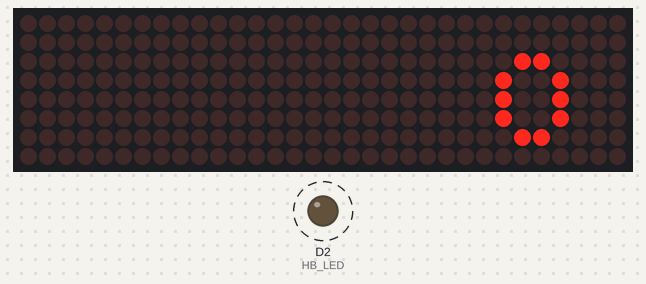
Simulated run of this program. Board: ESP8266 (NodeMCU). On the bench: 32×8 LED matrix, output pins drawn as LEDs (lit = HIGH). Dashed ring = blinking.

Above: at 0.54 s.
At 1.77 s:
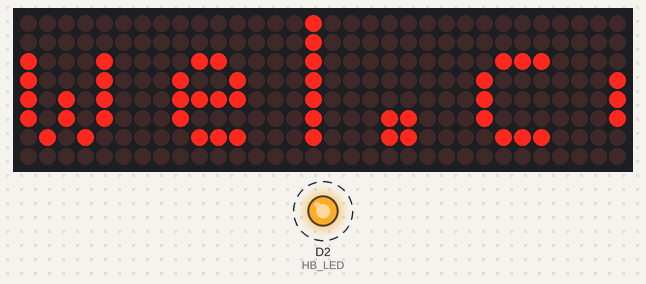
At 2.8 s:
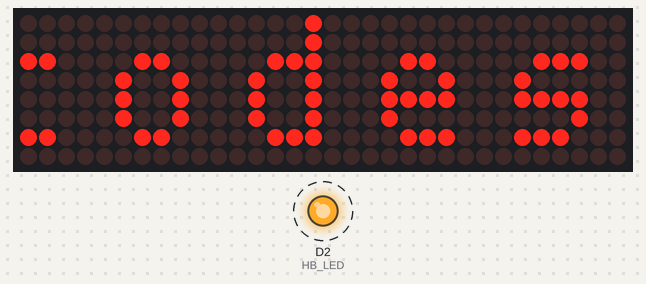
At 39.89 s:
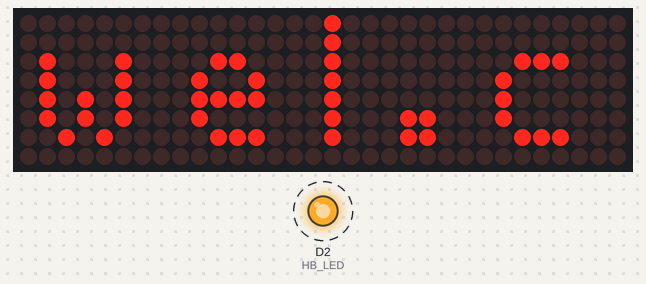
Timing chart, 0 to 40.0 s (numbered marks = the images above):
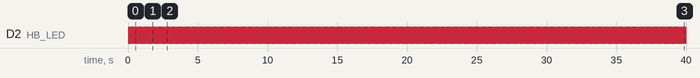

The program:

main.cpp
```cpp
#include <Arduino.h>
#include <ESP8266WiFi.h>
#include <MD_MAX72xx.h>
#include <SPI.h>

#define LED_HEARTBEAT 1

#if LED_HEARTBEAT
  #define HB_LED D2
  #define HB_LED_TIME 50 // in milliseconds
#endif


// Define the number of devices we have in the chain and the hardware interface
#define MAX_DEVICES 4

#define CLK_PIN   D5  // or SCK
#define DATA_PIN  D7  // or MOSI
#define CS_PIN    D8  // or SS

// SPI hardware interface
//MD_MAX72XX mx = MD_MAX72XX(CS_PIN, MAX_DEVICES);

//edit this as per your LED matrix hardware type
#define HARDWARE_TYPE MD_MAX72XX::FC16_HW
//    MD_MAX72XX::PAROLA_HW,    Use the Parola style hardware modules.
//    MD_MAX72XX::GENERIC_HW    Vertical with word wrap
//    MD_MAX72XX::ICSTATION_HW, Use ICStation style hardware module.
//    MD_MAX72XX::FC16_HW       This is our hardware type! Bougght from eBay

MD_MAX72XX mx = MD_MAX72XX(HARDWARE_TYPE, CS_PIN, MAX_DEVICES);

// Arbitrary pins
// MD_MAX72XX mx = MD_MAX72XX(DATA_PIN, CLK_PIN, CS_PIN, MAX_DEVICES);

// Global message buffers shared by Wifi and Scrolling functions
const uint8_t MESG_SIZE = 255;
const uint8_t CHAR_SPACING = 3;
const uint8_t SCROLL_DELAY = 40;

char curMessage[MESG_SIZE];
char newMessage[MESG_SIZE];
bool newMessageAvailable = false;

int prevtime;


bool direction = 0; // 0=shift left, 1=shift right


void scrollDataSink(uint8_t dev, MD_MAX72XX::transformType_t t, uint8_t col)
// Callback function for data that is being scrolled off the display
{
}

// Set the Shift Data In callback function.
// The callback function is called from the library when a transform shift left or shift right operation is executed
// and the library needs to obtain data for the end element of the shift (ie, conceptually this is the new data that is shifted 'into' the display).
uint8_t scrollDataSource(uint8_t dev, MD_MAX72XX::transformType_t t)
// Callback function for data that is required for scrolling into the display
{
  static enum { S_IDLE,
                S_NEXT_CHAR,
                S_SHOW_CHAR,
                S_SHOW_SPACE } state;  // = S_IDLE;
  static char *p;
  static uint16_t curLen, showLen;
  static uint8_t cBuf[8];
  uint8_t colData = 0;

  // finite state machine to control what we do on the callback
  switch (state)
  {
  case S_IDLE: // reset the message pointer and check for new message to load
    p = curMessage;          // reset the pointer to start of message
    if (newMessageAvailable) // there is a new message waiting
    {
      strcpy(curMessage, newMessage); // copy it in
      newMessageAvailable = false;
    }
    state = S_NEXT_CHAR;
    break;

  case S_NEXT_CHAR: // Load the next character from the font table
    if (*p == '\0')
      state = S_IDLE;
    else
    {
      showLen = mx.getChar(*p++, sizeof(cBuf) / sizeof(cBuf[0]), cBuf);   // returns width (in columns) of the character
      curLen = 0;
      state = S_SHOW_CHAR;
    }
    break;

  case S_SHOW_CHAR: // display the next part of the character
    colData = cBuf[curLen++];
    if (curLen < showLen)
      break;

    // set up the inter character spacing
    showLen = (*p != '\0' ? CHAR_SPACING : (MAX_DEVICES * COL_SIZE) / 2);
    curLen = 0;
    state = S_SHOW_SPACE;
    // fall through

  case S_SHOW_SPACE: // display inter-character spacing (blank column)
    curLen++;
    if (curLen == showLen)
      state = S_NEXT_CHAR;
    break;

  default:
    state = S_IDLE;
  }

  return (colData);
}

void scrollText(void)
{
  static uint32_t prevTime = 0;

  // Is it time to scroll the text?
  if (millis() - prevTime >= SCROLL_DELAY)
  {
    // TSL,  ///< Transform Shift Left one pixel element
    // TSR,  ///< Transform Shift Right one pixel element   i.e. MIRROR IMAGE
    // TSU,  ///< Transform Shift Up one pixel element
    // TSD,  ///< Transform Shift Down one pixel element
    // TFLR, ///< Transform Flip Left to Right
    // TFUD, ///< Transform Flip Up to Down
    // TRC,  ///< Transform Rotate Clockwise 90 degrees
    // TINV  ///< Transform INVert (pixels inverted)
    // mx.transform(MD_MAX72XX::TSL); // scroll along - the callback will load all the data

    mx.transform(MD_MAX72XX::TSL); // scroll along - the callback will load all the data
    prevTime = millis();           // starting point for next time
  }
}

// setup callback after shifting left (or doing transforms)
// The callback function takes 2 parameters:
//   the device number requesting the data [0..getDeviceCount()-1]
//   one of the transformation types in transformType_t) that tells the callback function what shift is being performed
// The return value is the data for the column to be shifted into the display.
// uint8_t myCallback(uint8_t dev, MD_MAX72XX::transformType_t t) {
//   // colData = 0b10000000; // MSB=bottom LED; LSB=top LED
//   return colData;
// }


void setup()
{
  #if LED_HEARTBEAT
    pinMode(HB_LED, OUTPUT);
    digitalWrite(HB_LED, LOW);
  #endif

  // Initialize the object.
  // The LED hardware is initialized to the middle intensity value, all rows showing, and all LEDs cleared (off).
  // Test, shutdown and decode modes are off. Display updates are on and wraparound is off.
  mx.begin();

  // Set the Shift Data In callback function.
  // The callback function is called from the library when a transform shift left or shift right operation is executed and
  // the library needs to obtain data for the end element of the shift (ie, conceptually this is the new data that is shifted 'into' the display).
  // The callback function is invoked when
  // WRAPAROUND is not active, as the data would automatically supplied within the library.
  // the call to transform() is global (ie, not for an individual buffer).
  mx.setShiftDataInCallback(scrollDataSource);
  // mx.setShiftDataOutCallback(scrollDataSink);   not needed


  curMessage[0] = newMessage[0] = '\0';

  // Set up message
  // sprintf(curMessage, "Hello World!");
  // char displayString[] = {'o', 'w', 'e','l', '.', 'c', 'o', 'd', 'e', 's', ' ', 3, 2, 1, 3, 4, 5, 6, 16, 17, 18, 19, 20, '\0'};    // '\0' end of string
  char displayString[] = "owel.codes \x01\x02\x3\x0F";  // '\0' end of string
  sprintf(curMessage, displayString);


  // set a specific X,Y pixel (LED)
  // mx.setPoint(4, 1, true);  // Row, Col, True=1=Lit    // row and col are 0 based
  // mx.setPoint(4, 2, true);  // Row, Col, True=1=Lit    // row and col are 0 based
  // mx.setPoint(4, 3, true);  // Row, Col, True=1=Lit    // row and col are 0 based

  // our code... to see if we understand this stuff
  // ----------------------------------------------------------------
  // Set all LEDs in a row to a new state on all devices.
  // This method operates on all devices, setting the value of the LEDs in the row to the specified value bit field. The method is useful for drawing patterns and lines horizontally across on the entire display. The least significant bit of the value is the lowest column number.
  // mx.setRow(0, 0b10101010);  // row (0=top, 7=bottom), binary equivalent of LEDs to turn ON (LSB=right, MSB=left)
  // mx.setRow(1, 0b01010101);  // row 1, i.e. 2nd row from top
  // mx.setRow(2, 0b10101010);
  // mx.setRow(3, 0b01010101);
  // mx.setRow(4, 0b10101010);
  // mx.setRow(5, 0b01010101);
  // mx.setRow(6, 0b10101010);
  // mx.setRow(7, 0b01010101);
  // NOTE: setRow affects ALL devices/modules. So if we have a 4 device display, then the above pattern are duplicated on all 4 devices

  // setup callback afffter shifting left (or doing transforms)
  // The callback function takes 2 parameters:
  //   the device number requesting the data [0..getDeviceCount()-1]
  //   one of the transformation types in transformType_t) that tells the callback function what shift is being performed
  // The return value is the data for the column to be shifted into the display.
  // mx.setShiftDataInCallback(myCallback);    // or now, we just output a pre-set column data


  // shift left x times
  // for (int i=0; i<4; i++){
  //   // startDev, endDev, transformType
  //   colData = 255-pow(2, i);
  //   mx.transform(1, 1, MD_MAX72XX::TSL);   // when we shift left, the callback function will be called. Return value of cb() will be the column data for the end column
  // }
  // // shift left x times
  // for (int i=1; i<5; i++){
  //   // startDev, endDev, transformType
  //   colData = i;
  //   mx.transform(2, 2, MD_MAX72XX::TSL);   // when we shift left, the callback function will be called. Return value of cb() will be the column data for the end column
  // }
  // NOTE: If we have a callback function for setShiftDataInCallback(), then instead of 0s, it will be whatever data supplied by the callback function
  // setShiftDataInCallback() return value is the data for the column that is being shifted in.... // MSB=bottom LED; LSB=top LED
  // NOTE: You can't shift more than the number of columns in a device.. so max column is 8 for each device


  // clear/turn off the whole display, or just specific devices
  // mx.clear(2,3);

  // set LED intensity 0..15
  // mx.control(MD_MAX72XX::INTENSITY, 1);       // 1=dimmest, 15=brightest
  // mx.control(1, MD_MAX72XX::INTENSITY, 4);   // set brightness level of 2nd device, 1=dimmest, 15=brightest

  // turn off all middle row
  // mx.setRow(4, 0); // off row 4

  // mx.setColumn(20, 0b11111111);  // col# (absolute number, counting number of devices, first col=0), new value for column (0-255)

  // mx.setColumn(1, 0b01111110);
  // mx.setColumn(2, 0b11111111);
  // mx.setColumn(3, 0b01111110);

}

void loop()
{
  // put your main code here, to run repeatedly:
  #if LED_HEARTBEAT
    static uint32_t timeLast = 0;

    if (millis() - timeLast >= HB_LED_TIME)
    {
      digitalWrite(HB_LED, digitalRead(HB_LED) == LOW ? HIGH : LOW);
      timeLast = millis();
    }
  #endif


  // scanning ... knight rider effect
  // if (direction){  // 0 = SL
  //   mx.transform(MD_MAX72XX::TSL);
  //   if (mx.getPoint(3, 31)==true) {
  //     direction = 0;
  //   }
  // } else {
  //   mx.transform(MD_MAX72XX::TSR);
  //   if (mx.getPoint(3, 0)==true) {
  //     direction = 1;
  //   }
  // }
  // delay(30);  // ms

  scrollText();
}
```

Measured:
- by itself, D2 (HB_LED): alternates HIGH for 0.05 s and LOW for 0.05 s
